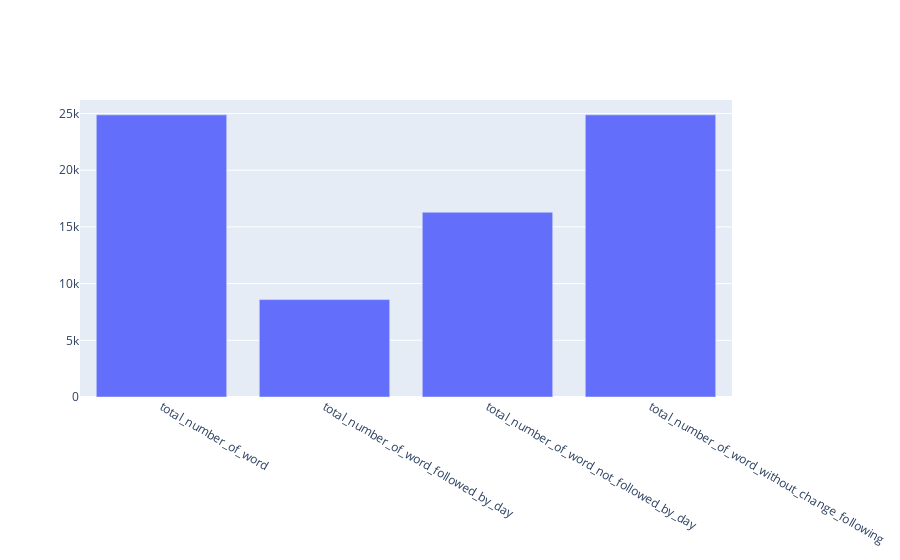

Notebook source saved alongside this figure:
### Markdown cell above
# 8. Plot results 4-7 using a bar chart.

### Code cell
types = ['total_number_of_word', 
         'total_number_of_word_followed_by_day', 
         'total_number_of_word_not_followed_by_day',
         'total_number_of_word_without_change_following']
values = [total_number_of_word, 
         total_number_of_word_followed_by_day, 
         total_number_of_word_not_followed_by_day,
         total_number_of_word_without_change_following]

fig = go.Figure([go.Bar(x=types, y=values)])
fig.show()

### Figure 1 — Plotly figure (JSON) as saved in the notebook; plotly's stock layout.template omitted (floating-point values rounded to 4 significant figures)
{"data": [{"type": "bar", "x": ["total_number_of_word", "total_number_of_word_followed_by_day", "total_number_of_word_not_followed_by_day", "total_number_of_word_without_change_following"], "y": [24880, 8590, 16290, 24880]}], "layout": {}}
